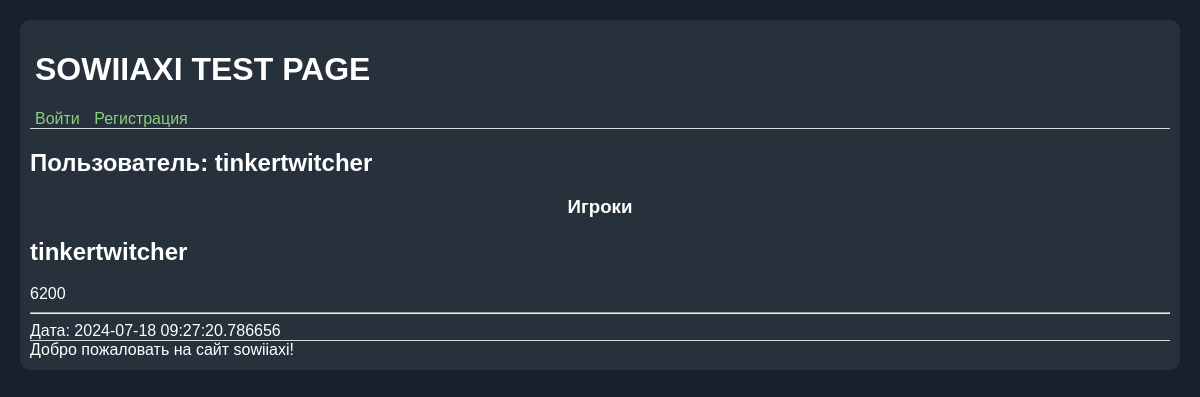
Page /profile/tinkertwitcher on the committed database.
### app.py (models this page shows, shortened)
class Player(db.Model):
	__tablename__ = 'players'
	id = db.Column(db.Integer(), primary_key=True)
	nickname = db.Column(db.String(30), nullable=True)
	mmr = db.Column(db.String(20), nullable=True)
	dotaid = db.Column(db.String(20), nullable=True)
	created_on = db.Column(db.DateTime(), default=datetime.utcnow)

### app.py (the view)
@app.route('/profile/<username>')
def profile(username: str):
	user = db.session.query(User).filter(User.username == username).first()
	if user is None:
		return redirect('index')
	players = db.session.query(Player).filter(Player.nickname == username).order_by(desc(Player.created_on)).all()
	return render_template('profile.html', username=username, players=players)

### templates/profile.html (shortened to what this page needs)
{% extends 'base.html' %}
{% block content %}
	<h2>Пользователь: {{ username }}</h2>
	<h3 style='text-align: center;'>Игроки</h3>
	{% for player in players %}
		{% if player.nickname == username %}
			<div class="players">
				<div class="player">
					<div class="header">
						<h2>{{ player.nickname }}</h2>
					</div>
						{{ player.mmr }}
					<hr>
					Дата: {{ player.created_on }}
				</div>
			</div>
		{% endif %}
	{% endfor %}
{% endblock %}

### static/css/style.css (style rules this page uses)
html { line-height: 1.15; -webkit-text-size-adjust: 100%; }
body { margin: 0; }
hr { box-sizing: content-box; height: 0; overflow: visible; }
html { font-family: sans-serif; font-size: 12pt; background: #17212b; color: white; padding: 5px; margin: 5px; }

### rows in the picture
Player: nickname "tinkertwitcher", mmr "6200", created_on "2024-07-18 09:27:20.786656"

### other values in the picture
{{ username }} "tinkertwitcher"
